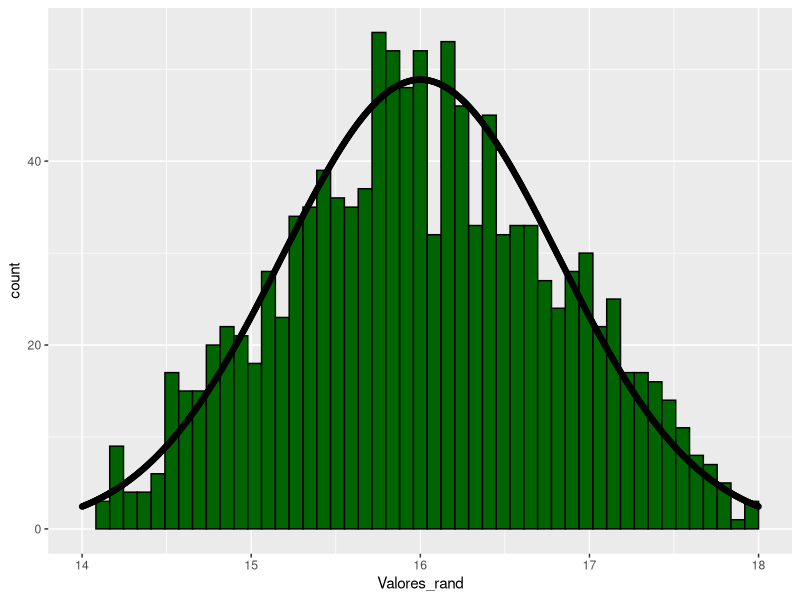

Recreate this plot in R.
library(ggplot2)
seed = 168
amostras = 1190
n = 2
set.seed(seed)
Valores_rand <- 1:amostras
Valor= seq(14,18, by= 4/(amostras-1))
for (i in 1:amostras){
Valores_rand[i] = mean(runif(n, min = 14, max = 18))
}
Var = ((18-14)^2)/12
desvio <- sqrt((Var/2))
distri <- dnorm(Valor, mean = 16, sd = desvio)
# a = hist(Valores_rand, xlab = 'x', main = 'Histograma', ylab = 'Frequência', breaks = 30)
# a$density = a$counts/sum(a$counts)
# plot(a, freq = FALSE)
# par(new=TRUE)
# plot(Valor,distri)
data <-data.frame(Valores_rand)
ggplot() + geom_histogram(data = data, aes(x=Valores_rand), col="Black", fill = "DarkGreen", bins = 50) +
geom_point(data = data, x=Valor ,y=distri*100) +   xlim(14, 18)


